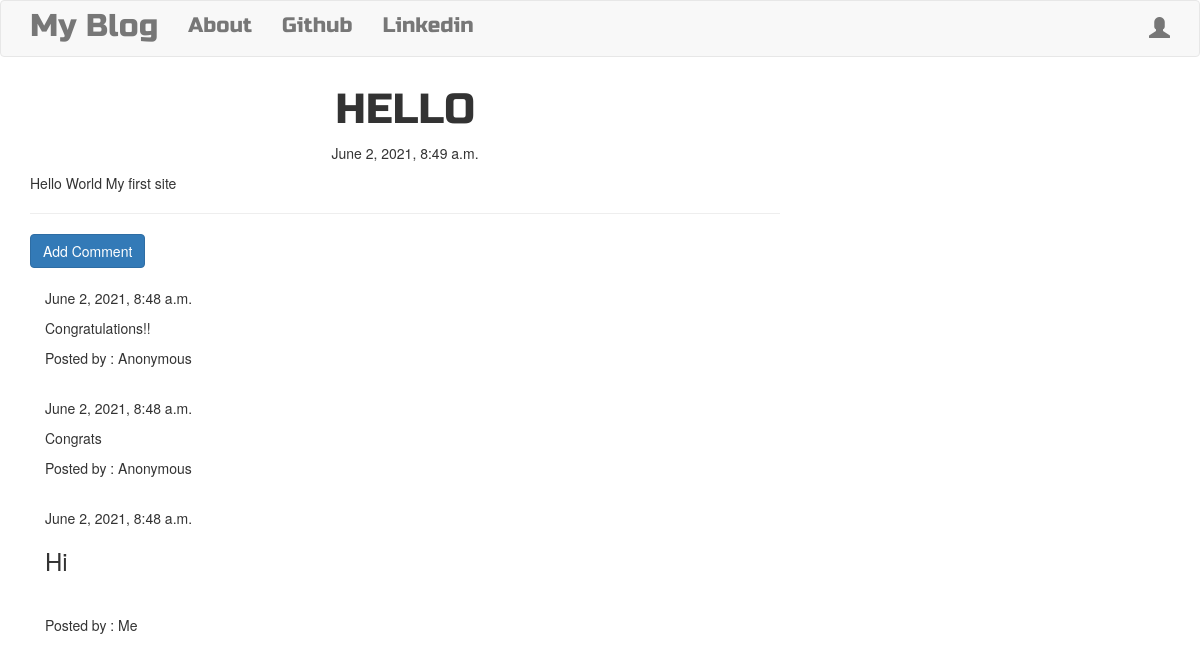
Screenshot of /post/3 with the database file from the repository.
### blog/models.py (models this page shows, shortened)
class Post(models.Model):
    author = models.ForeignKey('auth.User',on_delete=models.CASCADE,)
    title = models.CharField(max_length = 200)
    text = models.TextField()
    created_date = models.DateTimeField(default=timezone.now)
    published_date = models.DateTimeField(blank=True,null=True)

class Comment(models.Model):
    post = models.ForeignKey('blog.post',related_name='comments' ,on_delete=models.CASCADE,)
    author = models.CharField(max_length = 200)
    text = models.TextField()
    created_date = models.DateTimeField(default=timezone.now())
    approved_comment = models.BooleanField(default=False)

### blog/views.py (the view)
# urls.py: path('post/<int:pk>', views.PostDetailView.as_view(), name='post_detail'),
class PostDetailView(DetailView):
    model = Post

### blog/templates/blog/post_detail.html (shortened to what this page needs)
{% extends "blog/base.html" %}
{% block content %}
<h1 class="posttitle loader">{{post.title}}</h1>
{% if post.published_date %}
  <div class="date postdate">
    {{post.published_date}}
  </div>
{% else %}
  <a class="btn btn-default" href="{% url 'post_publish' pk=post.pk %}">Publish</a>
{% endif %}
<p class='postcontent'>{{post.text|safe|linebreaksbr}}</p>
<hr>
<a class='btn btn-primary btn comment' href="{% url 'add_comment_to_post' pk=post.pk %}">Add Comment</a>
<div class="container">
  {% for comment in post.comments.all %}
    <br>
      {% if user.is_authenticated or comment.approved_comment %}
        {{comment.created_date}}
          <p>{{ comment.text|safe|linebreaksbr }}</p>
          <p>Posted by : {{ comment.author }}</p>
      {% endif %}
      {% empty %}
        <p>No Comment</p>
  {% endfor %}
</div>
{% endblock %}

### blog/templates/blog/base.html (shortened to what this page needs)
<!DOCTYPE html>
{% load static %}
<html lang="en" dir="ltr">
  <head>
    <link rel="stylesheet" href="https://maxcdn.bootstrapcdn.com/bootstrap/3.4.1/css/bootstrap.min.css">
    <link rel="stylesheet" href="//cdn.jsdelivr.net/npm/medium-editor@latest/dist/css/medium-editor.min.css" type="text/css" media="screen" charset="utf-8">
    <link rel="stylesheet" href="{% static 'css/blog.css' %}">
  </head>
  <body class="loader">
      <nav class="navbar navbar-default techfont custom-navbar">
        <div class="container">
          <ul class='nav navbar-nav'>
            <li> <a class='navbar-brand bigbrand' href="{% url 'post_list' %}">My Blog</a> </li>
            <li><a href="{% url 'about' %}">About</a> </li>
            <li> <a href="https://www.github.com">Github</a> </li>
            <li> <a href="https://www.linkedin.com">Linkedin</a> </li>
          </ul>
          <ul class='nav navbar-nav navbar-right'>
            {% if user.is_authenticated %}
             <li> <a href="{% url 'post_new' %}">New Post</a> </li>
             <li> <a href="{% url 'post_draft_list' %}">Drafts</a> </li>
             <li> <a href="{% url 'logout' %}">Log Out</a> </li>
             <li> <a>Welcome : {{user.username}}</a> </li>
            {% else %}
             <li> <a href="{% url 'login' %}"> <span class='glyphicon glyphicon-user'></span> </a> </li>
            {% endif %}
          </ul>
        </div>
      </nav>
      <div class="content container">
        <div class="row">
          <div class="col-md-8">
            <div class="blog_posts">
              {% block content %}
              {% endblock %}
            </div>
          </div>
        </div>
      </div>
  </body>
</html>

### blog/static/css/blog.css (style rules this page uses)
.techfont { font-family: 'Russo One',sans-serif; font-size: 1.5em; margin-bottom: 10px; }
.bigbrand { font-size: 1.5em; }
.loader { filter:hue-rotate(0deg); color:linear-gradient(45deg,#0f8,#08f); animation:hue 10000ms infinite linear; }
.postdate { text-align: center; }
.posttitle { font-family: 'Russo One',sans-serif; font-size: 3em; text-align: center; }
.postcontent { font-family: 'Montserrat'; font-size: 1.5em; }

### rows the page displays
Post: title "HELLO", published_date "June 2, 2021, 8:49 a.m.", text "Hello World My first site"
Comment: created_date "June 2, 2021, 8:48 a.m.", text "Congratulations!!", author "Anonymous"
Comment: created_date "June 2, 2021, 8:48 a.m.", text "Congrats", author "Anonymous"
Comment: created_date "June 2, 2021, 8:48 a.m.", text "Hi", author "Me"
